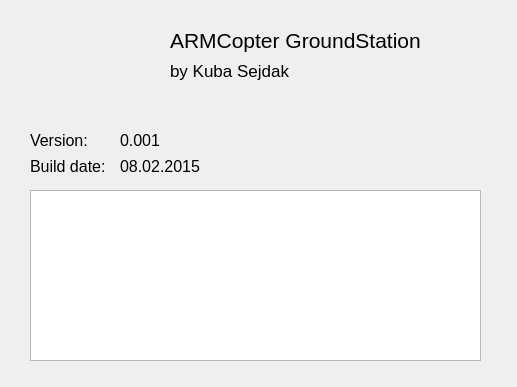
<?xml version="1.0" encoding="UTF-8"?>
<ui version="4.0">
 <class>AboutDialog</class>
 <widget class="QDialog" name="AboutDialog">
  <property name="geometry">
   <rect>
    <x>0</x>
    <y>0</y>
    <width>517</width>
    <height>387</height>
   </rect>
  </property>
  <property name="windowTitle">
   <string>Dialog</string>
  </property>
  <widget class="QLabel" name="labelIcon">
   <property name="geometry">
    <rect>
     <x>30</x>
     <y>20</y>
     <width>80</width>
     <height>80</height>
    </rect>
   </property>
   <property name="minimumSize">
    <size>
     <width>16</width>
     <height>16</height>
    </size>
   </property>
   <property name="maximumSize">
    <size>
     <width>128</width>
     <height>128</height>
    </size>
   </property>
   <property name="text">
    <string/>
   </property>
   <property name="pixmap">
    <pixmap resource="../resources.qrc">:/Icons/Icons/app_icon.ico</pixmap>
   </property>
   <property name="scaledContents">
    <bool>true</bool>
   </property>
  </widget>
  <widget class="QLabel" name="labelAppName">
   <property name="geometry">
    <rect>
     <x>170</x>
     <y>20</y>
     <width>251</width>
     <height>41</height>
    </rect>
   </property>
   <property name="font">
    <font>
     <pointsize>16</pointsize>
    </font>
   </property>
   <property name="text">
    <string>ARMCopter GroundStation</string>
   </property>
  </widget>
  <widget class="QLabel" name="labelAuthor">
   <property name="geometry">
    <rect>
     <x>170</x>
     <y>60</y>
     <width>121</width>
     <height>21</height>
    </rect>
   </property>
   <property name="font">
    <font>
     <pointsize>13</pointsize>
    </font>
   </property>
   <property name="text">
    <string>by Kuba Sejdak</string>
   </property>
  </widget>
  <widget class="QLabel" name="labelVersionString">
   <property name="geometry">
    <rect>
     <x>30</x>
     <y>130</y>
     <width>81</width>
     <height>21</height>
    </rect>
   </property>
   <property name="font">
    <font>
     <pointsize>12</pointsize>
    </font>
   </property>
   <property name="text">
    <string>Version:</string>
   </property>
  </widget>
  <widget class="QLabel" name="labelVersion">
   <property name="geometry">
    <rect>
     <x>120</x>
     <y>130</y>
     <width>151</width>
     <height>21</height>
    </rect>
   </property>
   <property name="font">
    <font>
     <pointsize>12</pointsize>
    </font>
   </property>
   <property name="text">
    <string>0.001</string>
   </property>
  </widget>
  <widget class="QLabel" name="label">
   <property name="geometry">
    <rect>
     <x>30</x>
     <y>156</y>
     <width>81</width>
     <height>20</height>
    </rect>
   </property>
   <property name="font">
    <font>
     <pointsize>12</pointsize>
    </font>
   </property>
   <property name="text">
    <string>Build date:</string>
   </property>
  </widget>
  <widget class="QLabel" name="label_2">
   <property name="geometry">
    <rect>
     <x>120</x>
     <y>156</y>
     <width>101</width>
     <height>20</height>
    </rect>
   </property>
   <property name="font">
    <font>
     <pointsize>12</pointsize>
    </font>
   </property>
   <property name="inputMethodHints">
    <set>Qt::ImhNone</set>
   </property>
   <property name="text">
    <string>08.02.2015</string>
   </property>
  </widget>
  <widget class="QPlainTextEdit" name="plainTextEdit">
   <property name="geometry">
    <rect>
     <x>30</x>
     <y>190</y>
     <width>451</width>
     <height>171</height>
    </rect>
   </property>
  </widget>
 </widget>
 <resources>
  <include location="../resources.qrc"/>
 </resources>
 <connections/>
</ui>
